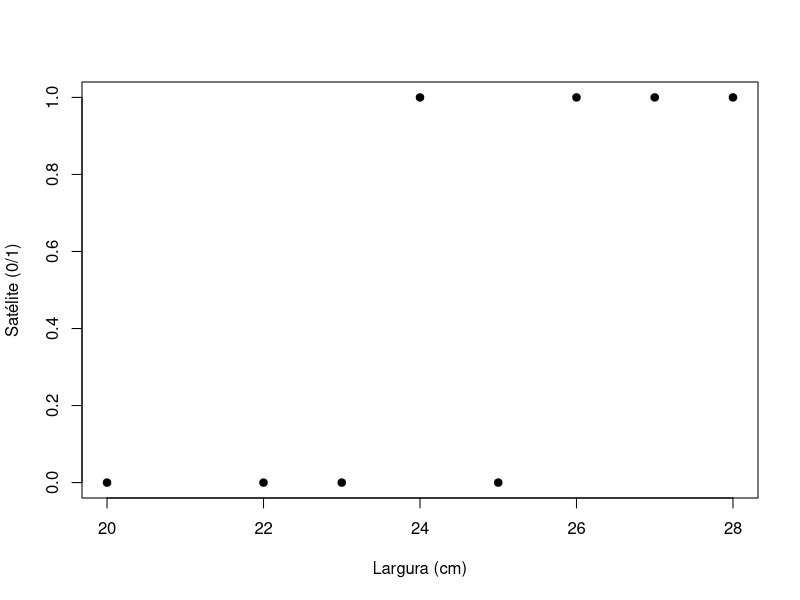
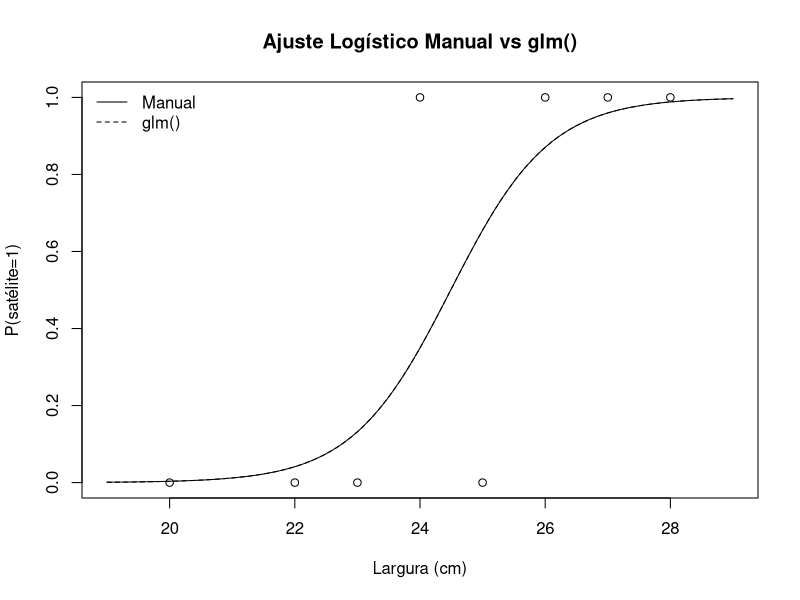
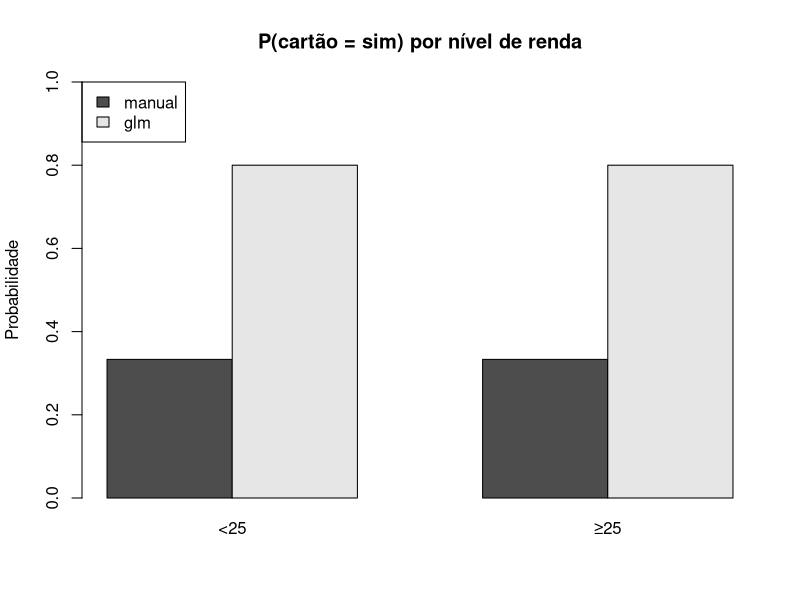

Write R code to recreate these figures, in order.
# 1) Dados de exemplo (toy data)
#    aqui usamos um conjunto simples de larguras (x) e presença de satélites (y)
x <- c(20, 22, 23, 24, 25, 26, 27, 28)
y <- c( 0,  0,  0,  1,  0,  1,  1,  1)

# 2) Visualização rápida
plot(x, y, pch=19, xlab="Largura (cm)", ylab="Satélite (0/1)")

# 3) Função logística e logito
#    η_i = β0 + β1 * x_i
#    p_i = exp(η_i) / (1 + exp(η_i))
logit  <- function(eta) exp(eta) / (1 + exp(eta))

# teste com valores arbitrários de beta
beta0 <- -15
beta1 <-  0.6
eta   <- beta0 + beta1 * x
p_hat <- logit(eta)

# Veja as probabilidades preditas
data.frame(x, eta, p_hat)

# 4) Log-verossimilhança (máxima verossimilhança)
#    ℓ(β) = ∑[ y_i * η_i  –  log(1 + exp(η_i)) ]
logLik_fun <- function(b, x, y) {
  eta <- b[1] + b[2] * x
  sum(y * eta - log(1 + exp(eta)))
}
logLik_fun(c(beta0, beta1), x, y)

# 5) Estimação via otimização numérica
negLogLik <- function(b, x, y) {
  -logLik_fun(b, x, y)
}
init <- c(0, 0)  # chute inicial para (β0, β1)
opt  <- optim(init, negLogLik, x = x, y = y, hessian = TRUE)
coef_manual <- opt$par
coef_manual

# 6) Comparação com glm()
fit_glm <- glm(y ~ x, family = binomial(link="logit"))
coef(fit_glm)

# 7) Avaliando as probabilidades ajustadas
eta_glm <- coef(fit_glm)[1] + coef(fit_glm)[2] * x
p_glm   <- logit(eta_glm)
data.frame(x, Observado=y, Manual=paste0(round(logit(coef_manual[1] + coef_manual[2]*x),3)),
           GLM=paste0(round(p_glm,3)))

# 8) Plot das curvas ajustadas
curve(logit(coef_manual[1] + coef_manual[2] * x), from=19, to=29,
      ylim=c(0,1), ylab="P(satélite=1)", xlab="Largura (cm)",
      main="Ajuste Logístico Manual vs glm()")
points(x, y)
curve(logit(coef(fit_glm)[1] + coef(fit_glm)[2] * x), from=19, to=29,
      add=TRUE, lty=2)
legend("topleft", legend=c("Manual","glm()"), lty=1:2, bty="n")

################################################################################

# 1) Dados (frequências)
#   Renda: "<25" ou ">=25"; Cartão: 0 = não, 1 = sim; freq = número de observações
renda   <- c("<25", "<25", ">=25", ">=25")
cartao  <- c(    0,      1,      0,       1 )
freq    <- c(  200,    100,    100,     400 )  # da tabela de uso de cartão :contentReference[oaicite:1]{index=1}

# 2) Variável dummy: X = 0 se renda <25, 1 se >=25
X <- ifelse(renda == ">=25", 1, 0)

# 3) Função logística (logito)
logit <- function(eta) exp(eta) / (1 + exp(eta))

# 4) Log‑verossimilhança ponderada
#    ℓ(β) = ∑_i freq_i [ y_i η_i – log(1+exp(η_i)) ],  η_i = β0 + β1 X_i
logLik_fun <- function(b, X, y, w) {
  eta <- b[1] + b[2] * X
  sum(w * (y * eta - log(1 + exp(eta))))
}

# 5) Otimização para maximizar ℓ → minimizamos -ℓ
negLogLik <- function(b, X, y, w) -logLik_fun(b, X, y, w)
init     <- c(0, 0)  # chute inicial (β0, β1)
opt      <- optim(init, negLogLik, X = X, y = cartao, w = freq, hessian = TRUE)
coef_man <- opt$par
names(coef_man) <- c("Intercept", "β1")
coef_man

# 6) Odds ratio para a renda >=25 vs <25
exp(coef_man["β1"])

# 7) Ajuste com glm(), para conferir
df <- data.frame(cartao = cartao, renda_dummy = X, freq = freq)
fit_glm <- glm(cartao ~ renda_dummy,
               family = binomial(link = "logit"),
               weights = freq,
               data = df)
coef(fit_glm)

# 8) Probabilidades previstas em cada nível de renda
eta_man <- coef_man["Intercept"] + coef_man["β1"] * X
p_man   <- logit(eta_man)
eta_glm <- coef(fit_glm)[1] + coef(fit_glm)[2] * X
p_glm   <- logit(eta_glm)
data.frame(renda, freq, p_manual = round(p_man,3), p_glm = round(p_glm,3))

# 9) Gráfico comparativo
barplot(rbind(p_man[X==0], p_man[X==1]),
        beside = TRUE,
        names.arg = c("<25","≥25"),
        ylim = c(0,1),
        legend.text = c("manual","glm"),
        args.legend = list(x = "topleft"),
        main = "P(cartão = sim) por nível de renda",
        ylab = "Probabilidade")




